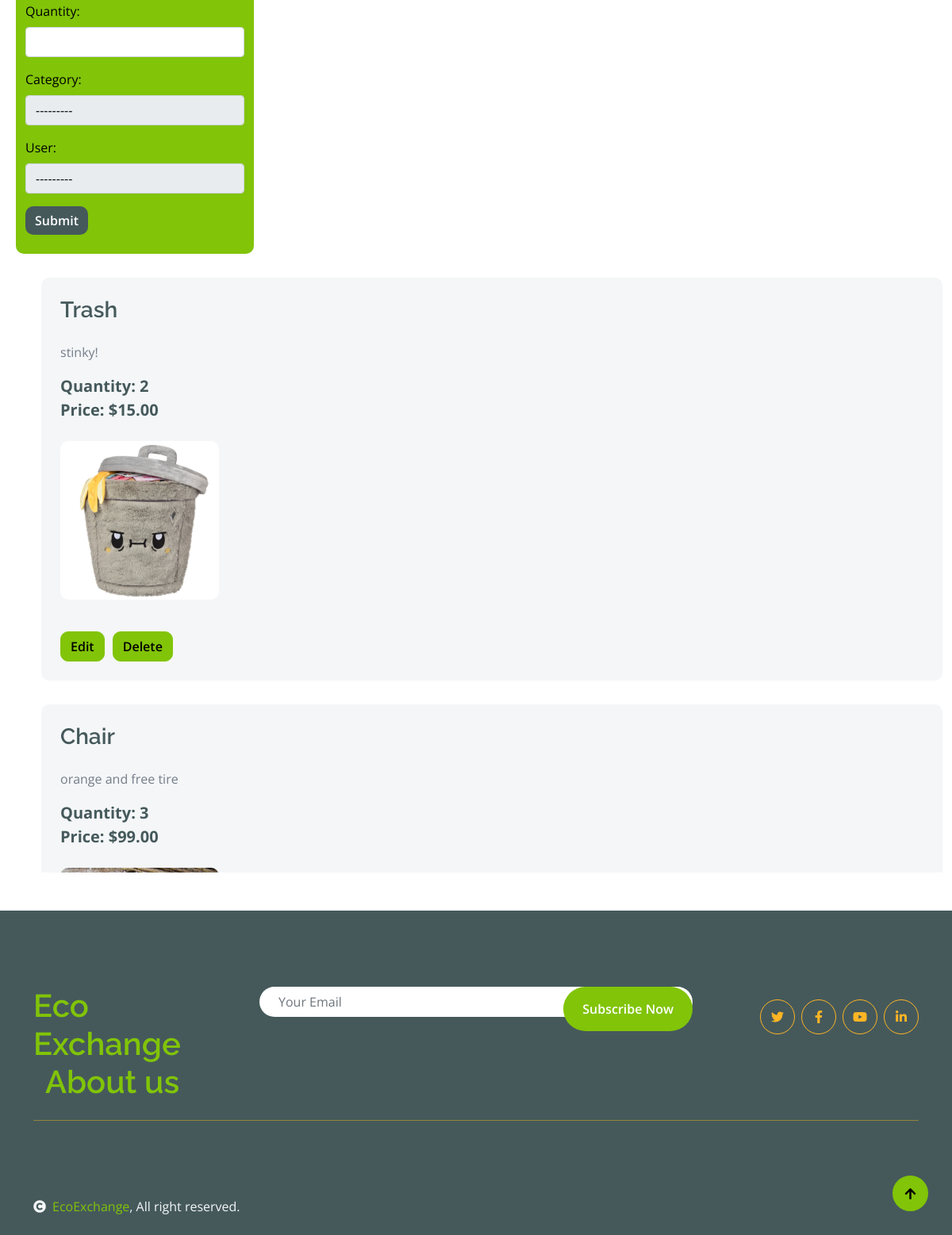
The page /product_crud/ (lower part) on the database as committed earlier.
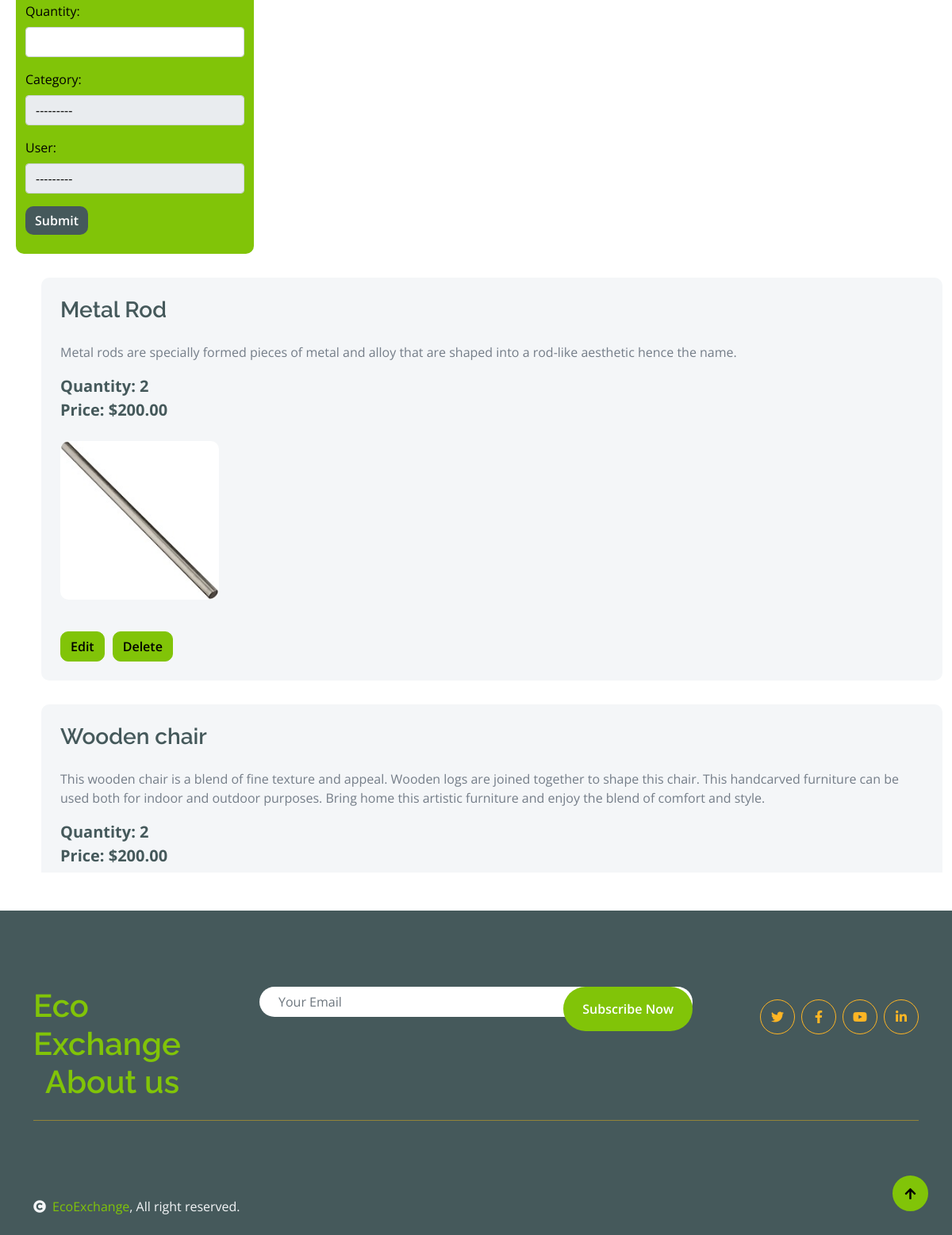
The same page on the database as committed later.
### product/models.py (models this page shows, shortened)
class Product(models.Model):
    CATEGORY_CHOICES = [
        ('PAPER', 'Paper'),
        ('PLASTIC', 'Plastic'),
        ('GLASS', 'Glass'),
        ('METAL', 'Metal'),
        ('ELECTRONICS', 'Electronics'),
        ('ORGANIC', 'Organic'),
        ('TEXTILES', 'Textiles'),
        ('BATTERIES', 'Batteries'),
        ('WOOD', 'Wood'),
        ('RUBBER', 'Rubber'),
        ('MIXED_MATERIALS', 'Mixed Materials'),
    ]
    product_id = models.AutoField(primary_key=True)
    product_name = models.CharField(max_length=255)
    product_description = models.TextField()
    image = models.ImageField(upload_to='img/')
    quantity = models.IntegerField()
    price = models.DecimalField(max_digits=10, decimal_places=2)
    category = models.CharField(max_length=50, choices=CATEGORY_CHOICES)
    user = models.ForeignKey(Member, on_delete=models.CASCADE)

### product_crud/views.py (the view)
# urls.py: path('', views.product_details, name='product_details'),
def product_details(request):
    print(request.method)
    form=ProductForm()
    if request.method == 'POST':
        form = ProductForm(request.POST, request.FILES)
        form.is_valid()
        name = form.cleaned_data['product_name']
        description = form.cleaned_data['product_description']
        quantity = form.cleaned_data['quantity']
        price = form.cleaned_data['price']
        category = form.cleaned_data['category']
        user = form.cleaned_data['user']
        image = form.cleaned_data['image']
        new_product = Product(product_name=name, product_description=description, quantity=quantity, price=price, category=category, user=user, image=image)
        new_product.save()
        form = ProductForm()
    else:
        form = ProductForm()
    products = Product.objects.all()
    categories = Product.objects.values_list('category', flat=True).distinct()
    return render(request, 'products_crud/products_crud.html', {'form': form, 'products': products, 'categories': categories})

### product_crud/forms.py
class ProductForm(forms.ModelForm):
    class Meta:
        model = Product
        fields = ['product_name', 'product_description', 'price', 'image', 'quantity', 'price', 'category', 'user']
        widgets = {
            'product_name': forms.TextInput(attrs={'class': 'form-control'}),
            'product_description': forms.TextInput(attrs={'class': 'form-control'}),
            'price': forms.TextInput(attrs={'class': 'form-control'}),
            'image': forms.FileInput(attrs={'class': 'form-control'}),
            'quantity': forms.TextInput(attrs={'class': 'form-control'}),
            'category': forms.Select(attrs={'class': 'form-control'}),
            'user': forms.Select(attrs={'class': 'form-control'}),
        }

### product_crud/templates/products_crud/products_crud.html (shortened to what this page needs)
{% extends 'product/base.html' %}
{% load static %}
{% block body %}
    <div class="row">
    <div class="col-lg-1 col-lg-3 bg-primary rounded div-space">
                        <form class="py-4" method="post" enctype="multipart/form-data" action="{% url 'product_details' %}">
                            {{ form.as_p }}
                            <div class="px-8 py-8">
                                <button class="btn btn-dark border-0 p-lg-10" type="submit">Submit
                                </button>
                            </div>
                        </form>
    </div>
    <div class="col-lg-5 col-lg-9 testimonial-item img-border-radius div-scroll rounded" style="border-left:500px">
       {% for product in products %}
           <div class="bg-light rounded p-4 div-left-space">
        <h3 class="mb-4">{{  product.product_name }}</h3>
            <p>{{ product.product_description }}</p>
            <div class="d-flex justify-content-between flex-lg-wrap">
            <p class="text-dark fs-5 fw-bold mb-0"> Quantity: {{  product.quantity }}</p>
            </div>
            <div class="d-flex justify-content-between flex-lg-wrap">
            <p class="text-dark fs-5 fw-bold mb-0">Price: ${{ product.price }}</p>
            </div>
           <br>
            <img class="img-fluid rounded image-div"  src="{{ product.image.url }}" alt="{{ product.name }}" />
           <br>
           <br>
           <div class="button-display">
               <button class="btn btn-primary mt-3" onclick="editProduct('{{ product.product_id }}', '{{ product.product_name }}', '{{ product.product_description }}', '{{ product.quantity }}', '{{ product.price }}', '{{ product.image }}', '{{ product.category }}')">Edit</button>
               <form action="{% url 'product_delete' product.product_id  %}" method="POST">
               <button class="btn btn-primary mt-3">Delete</button>
                </form>
           </div>
        </div>
        {% endfor %}
       </div>
    </div>
    {% endblock body %}

### product/templates/product/base.html (shortened to what this page needs)
{% load static %}
<!DOCTYPE html>
<html lang="en">
    <head>
        <link rel="stylesheet" href="https://stackpath.bootstrapcdn.com/bootstrap/4.5.2/css/bootstrap.min.css">
        <link rel="stylesheet" href="https://use.fontawesome.com/releases/v5.15.4/css/all.css"/>
        <link href="https://cdn.jsdelivr.net/npm/bootstrap-icons@1.4.1/font/bootstrap-icons.css" rel="stylesheet">
        <link href="{% static 'product/lib/lightbox/css/lightbox.min.css' %}" rel="stylesheet">
        <link href="{% static 'product/lib/owlcarousel/assets/owl.carousel.min.css' %}" rel="stylesheet">
        <link href="{% static 'product/css/bootstrap.min.css' %}" rel="stylesheet">
        <link href="{% static 'product/css/style.css' %}" rel="stylesheet">
    </head>
    <body>
<div class="container-fluid" style="padding-top: 100px;">
        {% block body %}
        {% endblock %}
    </div>
        <div class="container-fluid bg-dark text-white-50 footer pt-5 mt-5">
            <div class="container py-5">
                <div class="pb-4 mb-4" style="border-bottom: 1px solid rgba(226, 175, 24, 0.5) ;">
                    <div class="row g-4">
                        <div class="col-lg-3">
                            <a href="#">
                                <h1 class="text-primary mb-0">Eco Exchange</h1>
                            </a>
                        </div>
                        <div class="col-lg-6">
                            <div class="position-relative mx-auto">
                                <input class="form-control border-0 w-100 py-3 px-4 rounded-pill" type="number" placeholder="Your Email">
                                <button type="submit" class="btn btn-primary border-0 border-secondary py-3 px-4 position-absolute rounded-pill text-white" style="top: 0; right: 0;">Subscribe Now</button>
                            </div>
                        </div>
                        <div class="col-lg-3">
                            <div class="d-flex justify-content-end pt-3">
                                <a class="btn  btn-outline-secondary me-2 btn-md-square rounded-circle" href=""><i class="fab fa-twitter"></i></a>
                                <a class="btn btn-outline-secondary me-2 btn-md-square rounded-circle" href=""><i class="fab fa-facebook-f"></i></a>
                                <a class="btn btn-outline-secondary me-2 btn-md-square rounded-circle" href=""><i class="fab fa-youtube"></i></a>
                                <a class="btn btn-outline-secondary btn-md-square rounded-circle" href=""><i class="fab fa-linkedin-in"></i></a>
                            </div>
                        </div>
                    </div>
                    <div class="col-lg-3">
                            <a href="/aboutus/">
                                <h1 class="text-primary mb-0">About us</h1>
                            </a>
                        </div>
                </div>
        </div>
        </div>
        <div class="container-fluid copyright bg-dark py-4">
            <div class="container">
                <div class="row">
                    <div class="col-md-6 text-center text-md-start mb-3 mb-md-0">
                        <span class="text-light"><a href="#"><i class="fas fa-copyright text-light me-2"></i>EcoExchange</a>, All right reserved.</span>
                    </div>
                </div>
            </div>
        </div>
        <a href="#" class="btn btn-primary border-3 border-primary rounded-circle back-to-top"><i class="fa fa-arrow-up"></i></a>
    </body>
</html>

### product/static/product/css/style.css (style rules this page uses)
label { display: inline-block; color: black; }
.form-control { display: block; width: 100%; height: calc(1.5em + 0.75rem + 2px); padding: 0.375rem 0.75rem; font-size: 1rem; font-weight: 400; line-height: 1.5; color: black; background-color: #fff; background-clip: padding-box; border: 1px solid #ced4da; border-radius: 0.25rem; transition: border-color 0.15s ease-in-out, box-shadow 0.15s ease-in-out; }
.back-to-top { position: fixed; right: 30px; bottom: 30px; display: flex; width: 45px; height: 45px; align-items: center; justify-content: center; transition: 0.5s; z-index: 99; }
.btn { font-weight: 600; transition: .5s; }
.button-display { display:flex; gap: 10px; }
.btn-md-square { width: 44px; height: 44px; }
.btn-square, .btn-sm-square, .btn-md-square, .btn-lg-square { padding: 0; display: flex; align-items: center; justify-content: center; font-weight: normal; }
.div-left-space { margin-left: 40px; margin-bottom: 30px; }
.div-space { margin-bottom: 30px; margin-left: 20px; }
.image-div { width:200px; height:200px }
.div-scroll { overflow-y:scroll; height: 750px; width: 1370px; }
.btn.border-secondary { transition: 0.5s; }
.py-5 { padding-top: 3rem !important; }

Rows that differ between the two databases and show on the page:
removed Product: product_name "Trash", product_description "stinky!", quantity "2", price "15.00", image (picture)
removed Product: product_name "Chair", product_description "orange and free tire", quantity "3", price "99.00", image (picture)
added Product: product_name "Metal Rod", product_description "Metal rods are specially formed pieces of metal and alloy that are shaped into a rod-like aesthetic hence the name.", quantity "2", price "200.00", image (picture)
added Product: product_name "Wooden chair", product_description "This wooden chair is a blend of fine texture and appeal. Wooden logs are joined together to shape this chair. This handcarved furniture can be used both for indoor and outdoor purposes. Bring home this artistic furniture and enjoy the blend of comfort and style.", quantity "2", price "200.00"
